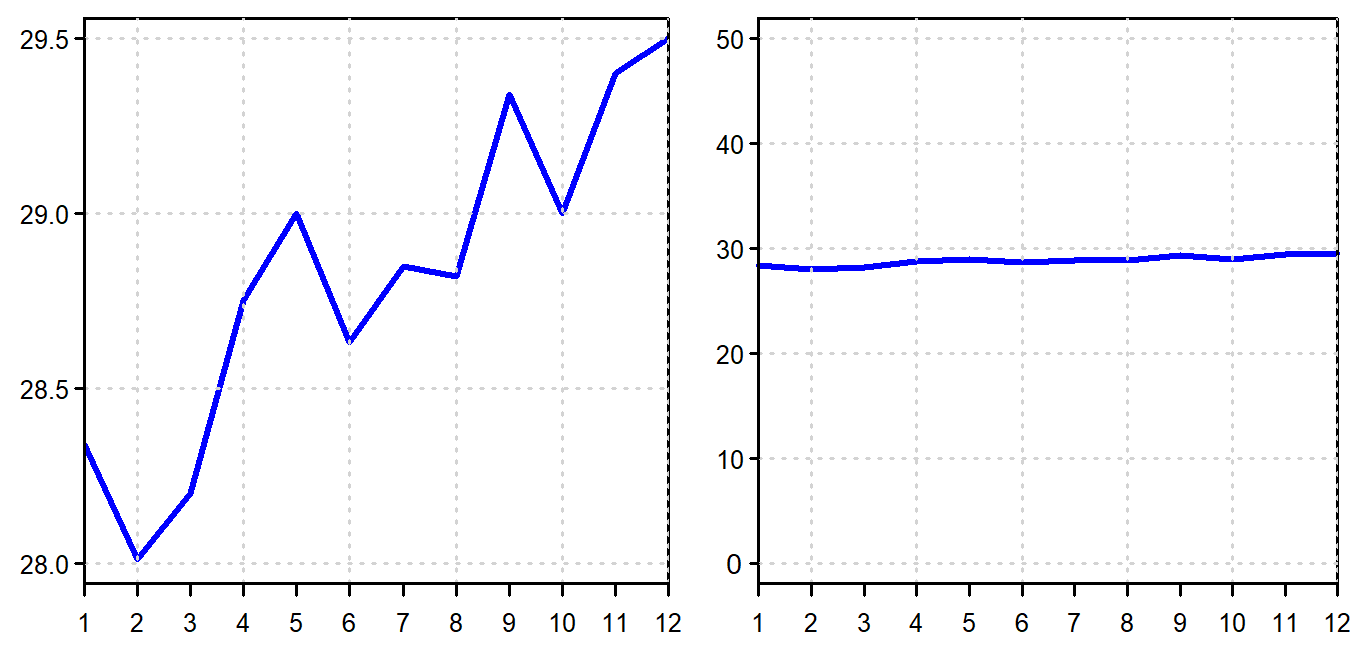

Write the R code that produced this figure.
library(png)

y = c(28.34, 28.01, 28.20, 28.75, 29.00, 28.63, 
      28.85, 28.82, 29.34, 29.00, 29.40, 29.50)
x = seq(1, 12, 1)

png("escalaLineas.png", width=1350, height=650, res = 300)
par(mar=c(1, 1.3, 0.2, 0) + 0.1, mgp = c(0,0,0), mfrow=c(1,2))
t=0.6

plot(x, y, type = "l", xlab="", ylab="", 
     ylim=c(28, 29.5), xpd = FALSE,  yaxt='n',  xaxt='n', xaxs="i",
     lwd=2, col = "blue"
)
grid()
axis(1, at=x, tck=-0.02, cex.axis=t-0.08, padj = -0)
axis(2, at=seq(28, 29.5, 0.5), las=1, tck=-0.015, hadj = 1.3, cex.axis=t-0.08)

par(mar=c(1, 1.3, 0.2, 0.1) + 0.1, mgp = c(0,0,0))
plot(x, y, type = "l", xlab="", ylab="", 
     ylim=c(0, 50), xpd = NA,  yaxt='n',  xaxt='n', xaxs="i",
     lwd=2, col = "blue"
)
grid()
axis(1, at=x, tck=-0.02, cex.axis=t-0.08, padj = -0)
axis(2, at=seq(10, 50, 10), las=1, tck=-0.015, hadj = 1.5, cex.axis=t-0.08)
axis(2, at=0, las=1, tck=-0.015, hadj = 2, cex.axis=t-0.05)



dev.off()
